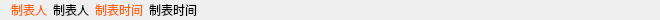
<?xml version="1.0" encoding="UTF-8"?>
<ui version="4.0">
 <class>w_rpt_report_footer</class>
 <widget class="QWidget" name="w_rpt_report_footer">
  <property name="geometry">
   <rect>
    <x>0</x>
    <y>0</y>
    <width>660</width>
    <height>20</height>
   </rect>
  </property>
  <property name="windowTitle">
   <string>Form</string>
  </property>
  <layout class="QHBoxLayout" name="horizontalLayout">
   <property name="topMargin">
    <number>0</number>
   </property>
   <property name="bottomMargin">
    <number>0</number>
   </property>
   <item>
    <widget class="QLabel" name="label_6">
     <property name="styleSheet">
      <string notr="true">color:#ff650b;</string>
     </property>
     <property name="text">
      <string>制表人</string>
     </property>
    </widget>
   </item>
   <item>
    <widget class="QLabel" name="label_operator">
     <property name="text">
      <string>制表人</string>
     </property>
    </widget>
   </item>
   <item>
    <widget class="QLabel" name="label_7">
     <property name="styleSheet">
      <string notr="true">color:#ff650b;</string>
     </property>
     <property name="text">
      <string>制表时间</string>
     </property>
    </widget>
   </item>
   <item>
    <widget class="QLabel" name="label_operattime">
     <property name="text">
      <string>制表时间</string>
     </property>
    </widget>
   </item>
   <item>
    <spacer name="horizontalSpacer">
     <property name="orientation">
      <enum>Qt::Horizontal</enum>
     </property>
     <property name="sizeHint" stdset="0">
      <size>
       <width>40</width>
       <height>20</height>
      </size>
     </property>
    </spacer>
   </item>
  </layout>
 </widget>
 <resources/>
 <connections/>
</ui>
